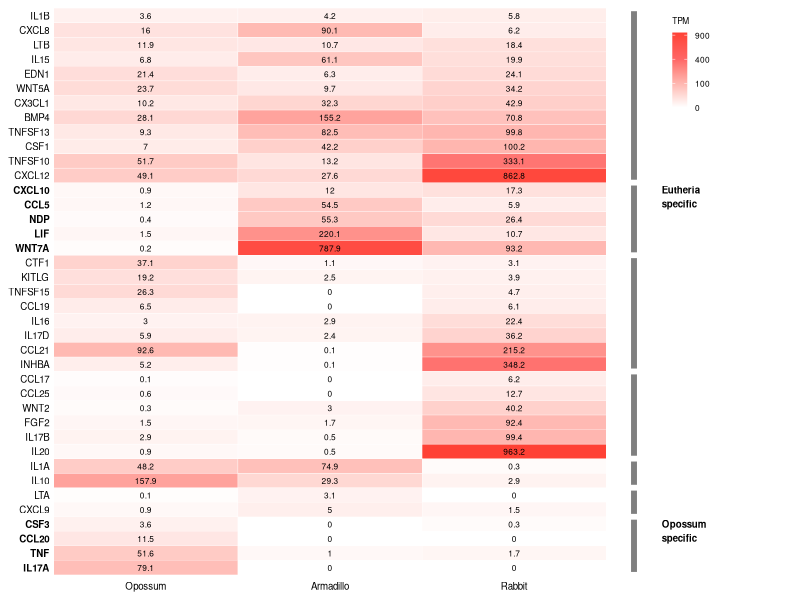

This chart was generated by the following R code: (Note: this script raises an error after producing the figure.)
### packages ==================================================================
library(tidyverse)

### data ======================================================================
# htseq counts
dn.ht <- read.csv("data/rna-seq/read-counts_dnov_uterus.csv") # armadillo
oc.ht <- read.csv("data/rna-seq/read-counts_ocun_uterus.csv") # rabbit
md.ht <- read.csv("data/rna-seq/read-counts_mdom_uterus.csv") # opossum

### genomic data ==============================================================
# feature lengths 
dn.fl <- read.csv("data/genomic-data/feature-lengths_dnov.csv")
oc.fl <- read.csv("data/genomic-data/feature-lengths_ocun.csv")
md.fl <- read.csv("data/genomic-data/feature-lengths_mdom.csv")

# orthologs
orth <- read.csv("data/genomic-data/one-to-one-orthologs_mdom-ocun-dnov.csv")
orth[, c("dnov_homology_type", "ocun_homology_type")] <- NULL
orth[, c("dnov_gene_name", "mdom_gene_name", "ocun_gene_name")] <- NULL

# cytokines
ck <- read.table("data/genomic-data/mdom_GO0005125_CytokineActivity_GRCh37Biomart.txt", header = TRUE, quote = "", sep = "\t")

### Fig 3A: cytokine heatmap ==================================================
## join data for all species by orthology -------------------------------------
dn.orth <- inner_join(orth, dn.ht, by = c("dnov_ensembl_gid"))
oc.orth <- inner_join(orth, oc.ht, by = c("ocun_ensembl_gid"))
md.orth <- inner_join(orth, md.ht, by = c("mdom_ensembl_gid"))

## join feature lengths -------------------------------------------------------
dn.orth <- inner_join(dn.fl, dn.orth, by = "dnov_ensembl_gid")
oc.orth <- inner_join(oc.fl, oc.orth, by = "ocun_ensembl_gid")
md.orth <- inner_join(md.fl, md.orth, by = "mdom_ensembl_gid")

## calculate tpm --------------------------------------------------------------
dn.tpm <- dn.orth
dn.tpm[, c("dnov_NP_1", "dnov_imp_1", "dnov_imp_2")] <- NA
for(i in c("dnov_NP_1", "dnov_imp_1", "dnov_imp_2")) {
  dn.tpm[, i] <- ((dn.orth[, i] / dn.orth$dnov_feature_length) * 10 ^ 6) / 
    sum(dn.orth[, i] / dn.orth$dnov_feature_length)
}
dn.tpm$dnov_feature_length <- NULL

oc.tpm <- oc.orth
oc.tpm[, c("ocun_imp_1", "ocun_imp_2", "ocun_imp_3")] <- NA
for(i in c("ocun_imp_1", "ocun_imp_2", "ocun_imp_3")) {
  oc.tpm[, i] <- ((oc.orth[, i] / oc.orth$ocun_feature_length) * 10 ^ 6) /
    sum(oc.orth[, i] / oc.orth$ocun_feature_length)
}
oc.tpm$ocun_feature_length <- NULL

md.tpm <- md.orth
md.tpm[, c("mdom_NP_1", "mdom_NP_2", "mdom_NP_3", "mdom_13.5dpc_1", "mdom_13.5dpc_2")] <- NA
for(i in c("mdom_NP_1", "mdom_NP_2", "mdom_NP_3", "mdom_13.5dpc_1", "mdom_13.5dpc_2")) {
  md.tpm[, i] <- ((md.orth[, i] / md.orth$mdom_feature_length) * 10 ^ 6) /
    sum(md.orth[, i] / md.orth$mdom_feature_length)
}
md.tpm$mdom_feature_length <- NULL

## merge ----------------------------------------------------------------------
tpm <- md.tpm %>% 
  inner_join(., dn.tpm, c("mdom_ensembl_gid", "dnov_ensembl_gid", "ocun_ensembl_gid")) %>% 
  inner_join(., oc.tpm,  c("mdom_ensembl_gid", "dnov_ensembl_gid", "ocun_ensembl_gid"))

## calculate mean tpm ---------------------------------------------------------
tpm$mdom_NP <- apply(tpm[, c("mdom_NP_1", "mdom_NP_2", "mdom_NP_3")], MARGIN = 1, FUN = mean)
tpm$mdom_13.5dpc <- apply(tpm[, c("mdom_13.5dpc_1", "mdom_13.5dpc_2")], MARGIN = 1, FUN = mean)
tpm$dnov_NP <- tpm$dnov_NP_1
tpm$dnov_imp <- apply(tpm[, c("dnov_imp_1", "dnov_imp_2")], MARGIN = 1, FUN = mean)
tpm$ocun_imp <- apply(tpm[, c("ocun_imp_1", "ocun_imp_2", "ocun_imp_3")], MARGIN = 1, FUN = mean)

## clean up -------------------------------------------------------------------
tpm <- tpm[, c("mdom_ensembl_gid", "dnov_ensembl_gid", "ocun_ensembl_gid",
               "mdom_gene_name", "dnov_gene_name", "ocun_gene_name",
               "mdom_NP", "mdom_13.5dpc",
               "dnov_NP", "dnov_imp",
               "ocun_imp")]

## subset to cytokines --------------------------------------------------------
tpm.ck <- filter(tpm, mdom_ensembl_gid %in% ck$Gene.stable.ID)

## subset to pregnant samples -------------------------------------------------
tpm.ck <- tpm.ck[, !(names(tpm.ck) %in% c("mdom_NP", "dnov_NP"))]

## keep genes expressed in at least one species -------------------------------
tpm.ck <- filter(tpm.ck, 
                 mdom_13.5dpc > 3 | dnov_imp > 3 | ocun_imp > 3) # 3 tpm cutoff

## prepare data for plotting --------------------------------------------------
# melt
tpm.ck.long <- pivot_longer(tpm.ck, 
                            cols = c("mdom_13.5dpc", "dnov_imp", "ocun_imp"),
                            names_sep = "_",
                            names_to = c("species", "stage"), 
                            values_to = "TPM")

# reorder genes based on expression pattern: opossum specific, eutheria specific, etc
geneorder <- c("IL17A", "TNF", "CCL20", "CSF3", 
               "CXCL9", "LTA",
               "IL10", "IL1A", 
               "IL20", "IL17B", "FGF2", "WNT2", "CCL25", "CCL17",    
               "INHBA", "CCL21", "IL17D","IL16","CCL19", "TNFSF15", "KITLG", "CTF1",  
               "WNT7A", "LIF", "NDP", "CCL5", "CXCL10", 
               "CXCL12", "TNFSF10", "CSF1", "TNFSF13", "BMP4", "CX3CL1", "WNT5A", "EDN1", "IL15", "LTB", "CXCL8", "IL1B")

tpm.ck.long$mdom_gene_name <- factor(tpm.ck.long$mdom_gene_name, levels = geneorder)

tpm.ck.long$species <- factor(tpm.ck.long$species, levels = c("mdom", "dnov", "ocun"))

# fontface vector for bolding opossum and eutheria specific genes
face <- ifelse(levels(tpm.ck.long$mdom_gene_name) %in% 
                 c("IL17A", "TNF", "CCL20", "CSF3", # opossum specifc
                   "WNT7A", "LIF", "NDP", "CCL5", "CXCL10"), # eutheria specific
               yes = 2, 
               no = 1
               )

ann.line.col <- "grey50" # for annotations on right side
ann.line.size <- 2

## plot -----------------------------------------------------------------------
ck.heat <- ggplot(tpm.ck.long, 
                  aes(x = species, y = mdom_gene_name, label = round(TPM, 1))) +
  geom_tile(aes(fill = sqrt(TPM)), 
            colour='white') +
  scale_fill_gradient2(low='#FFFFFF', mid = '#FF6666', high = '#FF0000', 
                       midpoint = 20, 
                       guide = 'colourbar',
                       breaks = c(0, 10, 20, 30),
                       labels = c(0, 100, 400, 900),
                       name = "TPM") +
  scale_x_discrete(breaks = c("mdom", "dnov", "ocun"),
                   labels = c("Opossum", "Armadillo", "Rabbit")) +
  coord_cartesian(expand = FALSE, clip = "off") +
  geom_text(size = 6/.pt) +
  theme_minimal() +
  theme(
    plot.background = element_blank(),
    plot.margin = margin(6, 100, 6, 6),
    panel.grid = element_blank(),
    axis.title = element_blank(),
    axis.ticks.length.y = unit(1, "pt"),
    axis.text.y = element_text(size = 7, colour = "black", face = face),
    axis.text.x = element_text(size = 7, colour = "black"),
    legend.title = element_text(size = 6, colour = "black"),
    legend.text = element_text(size = 6, colour = "black"),
    legend.key.size = unit(0.75, "lines"),
    legend.position = c(1.005, 1),
    legend.justification = c(0, 1),
    legend.background = element_blank()
    ) +
  annotate(geom = "segment", x = 3.65, xend = 3.65, y = 0.7, yend = 4.3,
           color = ann.line.col, size = ann.line.size) +
  annotate(geom = "text", x = 3.8, y = 4.3, label = "Opossum\nspecific",
           color = "black", size = 7/.pt, fontface = 2,
           hjust = 0, vjust = 1) +
  annotate(geom = "segment", x = 3.65, xend = 3.65, y = 4.7, yend = 6.3,
           color = ann.line.col, size = ann.line.size) +
  annotate(geom = "segment", x = 3.65, xend = 3.65, y = 6.7, yend = 8.3,
           color = ann.line.col, size = ann.line.size) +
  annotate(geom = "segment", x = 3.65, xend = 3.65, y = 8.7, yend = 14.3,
           color = ann.line.col, size = ann.line.size) +
  annotate(geom = "segment", x = 3.65, xend = 3.65, y = 14.7, yend = 22.3,
           color = ann.line.col, size = ann.line.size) +
  annotate(geom = "segment", x = 3.65, xend = 3.65, y = 22.7, yend = 27.3,
           color = ann.line.col, size = ann.line.size) +
  annotate(geom = "text", x = 3.8, y = 27.3, label = "Eutheria\nspecific",
           color = "black", size = 7/.pt, fontface = 2,
           hjust = 0, vjust = 1) +
  annotate(geom = "segment", x = 3.65, xend = 3.65, y = 27.7, yend = 39.3,
           color = ann.line.col, size = ann.line.size)

cowplot::ggsave2(
  filename = "results/fig_03_cytokines/fig_03_panel-A_cytokine-heatmap.pdf",
  ck.heat, width = 3.75, height = 6, units = "in"
)




